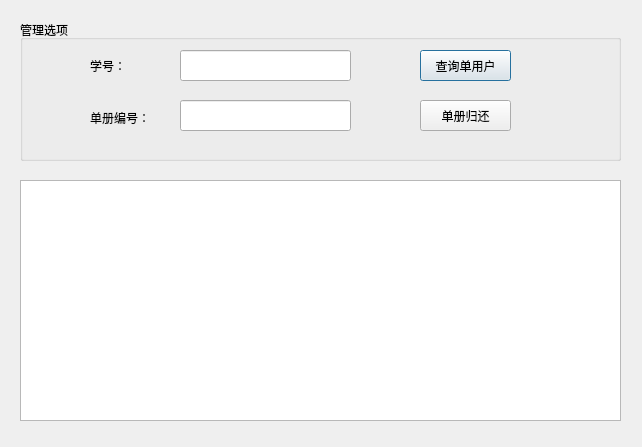
<?xml version="1.0" encoding="UTF-8"?>
<ui version="4.0">
 <class>returnBook_Dialog</class>
 <widget class="QDialog" name="returnBook_Dialog">
  <property name="geometry">
   <rect>
    <x>0</x>
    <y>0</y>
    <width>642</width>
    <height>447</height>
   </rect>
  </property>
  <property name="windowTitle">
   <string>图书归还 - 求是图书管理系统</string>
  </property>
  <widget class="QTreeView" name="borrowedbookview">
   <property name="geometry">
    <rect>
     <x>20</x>
     <y>180</y>
     <width>601</width>
     <height>241</height>
    </rect>
   </property>
   <property name="font">
    <font>
     <pointsize>13</pointsize>
    </font>
   </property>
   <property name="contextMenuPolicy">
    <enum>Qt::NoContextMenu</enum>
   </property>
   <property name="editTriggers">
    <set>QAbstractItemView::NoEditTriggers</set>
   </property>
   <property name="alternatingRowColors">
    <bool>true</bool>
   </property>
   <property name="rootIsDecorated">
    <bool>false</bool>
   </property>
   <property name="headerHidden">
    <bool>true</bool>
   </property>
  </widget>
  <widget class="QGroupBox" name="groupBox">
   <property name="geometry">
    <rect>
     <x>20</x>
     <y>20</y>
     <width>601</width>
     <height>141</height>
    </rect>
   </property>
   <property name="title">
    <string>管理选项</string>
   </property>
   <widget class="QLineEdit" name="stuid_label">
    <property name="geometry">
     <rect>
      <x>160</x>
      <y>30</y>
      <width>171</width>
      <height>31</height>
     </rect>
    </property>
   </widget>
   <widget class="QLineEdit" name="bookId_label">
    <property name="geometry">
     <rect>
      <x>160</x>
      <y>80</y>
      <width>171</width>
      <height>31</height>
     </rect>
    </property>
   </widget>
   <widget class="QPushButton" name="search_Button">
    <property name="geometry">
     <rect>
      <x>400</x>
      <y>30</y>
      <width>91</width>
      <height>31</height>
     </rect>
    </property>
    <property name="text">
     <string>查询单用户</string>
    </property>
   </widget>
   <widget class="QPushButton" name="return_Button">
    <property name="geometry">
     <rect>
      <x>400</x>
      <y>80</y>
      <width>91</width>
      <height>31</height>
     </rect>
    </property>
    <property name="text">
     <string>单册归还</string>
    </property>
   </widget>
   <widget class="QLabel" name="label">
    <property name="geometry">
     <rect>
      <x>70</x>
      <y>40</y>
      <width>54</width>
      <height>12</height>
     </rect>
    </property>
    <property name="text">
     <string>学号：</string>
    </property>
   </widget>
   <widget class="QLabel" name="label_2">
    <property name="geometry">
     <rect>
      <x>70</x>
      <y>90</y>
      <width>61</width>
      <height>16</height>
     </rect>
    </property>
    <property name="text">
     <string>单册编号：</string>
    </property>
   </widget>
  </widget>
 </widget>
 <resources/>
 <connections/>
</ui>
